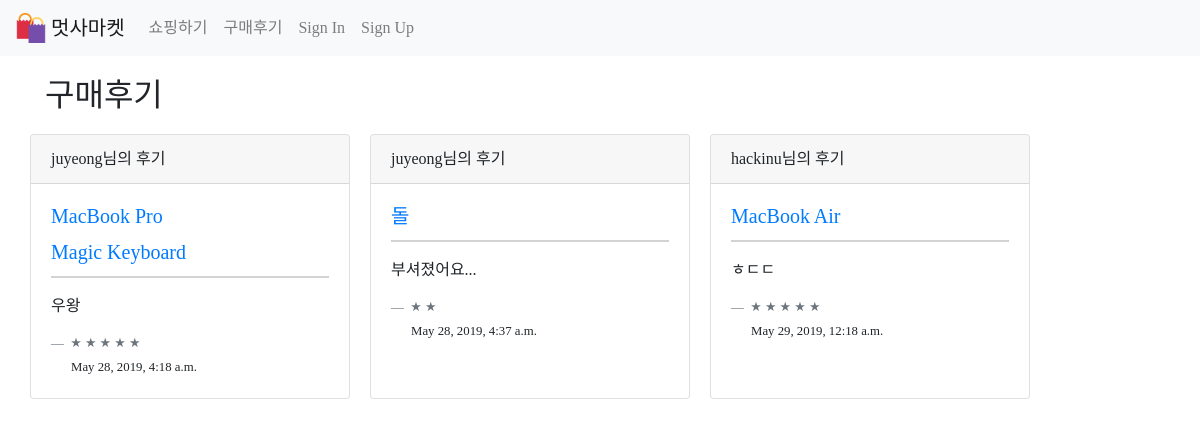
Screenshot of /items/review/ with the database file from the repository.
### items/models.py (models this page shows, shortened)
class Review(models.Model):
    objects = models.Manager()
    content = models.TextField()
    star = models.IntegerField()
    user = models.ForeignKey(User, on_delete = models.CASCADE)
    order = models.ForeignKey(Order, on_delete = models.CASCADE)
    created_at = models.DateTimeField(auto_now_add=True)

class Item(models.Model):
    objects = models.Manager()
    name = models.CharField(max_length=200)
    price = models.IntegerField()
    description = models.TextField(null=True)
    image = models.ImageField(upload_to="images/", null=True)
    bought = models.IntegerField(default=0)
    favourites = models.ManyToManyField(User, related_name='favourites')
    cart = models.ManyToManyField(User, related_name='cart')
    created_at = models.DateTimeField(auto_now_add=True)
    updated_at = models.DateTimeField(auto_now=True)

### items/views.py (the view)
# urls.py: path('review/', views.review, name="review"),
def review(request):
    reviews = Review.objects.all()
    return render(request, 'items/review.html', {'reviews': reviews})

### items/templates/items/review.html
{% extends 'base.html' %}
{% load staticfiles %}
{% block content %}
    <h2 class="h-text top-margin-20 bottom-margin-20">구매후기</h2>
    <div class="row">
    {% for review in reviews %}
    <div class="card list-margin" style="width: 20rem;">
        <div class="card-header">
            {{ review.user }}님의 후기
        </div>
        <div class="card-body">
            {% for item in review.order.items.all %}
            <a href="{% url 'items:show' item.pk %}"><h5 class="card-title">{{ item.name }}</h5></a>
            {% endfor %}
            <hr class="hr-style">
            <p class="card-text">{{ review.content|linebreaks }}</p>
            <footer class="blockquote-footer">
                {% with ''|center:review.star as range %}
                    {% for star in range %} ★ {% endfor %}
                {% endwith %}
            </footer>
            <span class="card-body"><small>{{ review.created_at }}</small></span>
        </div>
    </div>
    {% endfor %}
    </div><br><br>
    <button type="button" onclick="topFunction()" class="scrollBtn" id="myBtn">Top</button><br><br>
{% endblock %}

### project/static/css/project.css (style rules this page uses)
.h-text { font-family: "GyeonggiTitleM"; }
.top-margin-20 { margin-top: 20px; }
.bottom-margin-20 { margin-bottom: 20px; }
.list-margin { margin-right: 20px; margin-bottom: 20px; }
.hr-style { border: 0.5px solid lightgray; margin-top: 0px; margin-bottom: 0px; }
.card-body, .card-footer { font-family: "Handon3gyeopsal300g"; }
.card-title, .card-header { font-family: "Handon3gyeopsal600g"; }

### rows the page displays
Review: user "juyeong", content "우왕", star 5 (drawn), created_at "May 28, 2019, 4:18 a.m."
Item: name "MacBook Pro"
Item: name "Magic Keyboard"
Review: user "juyeong", content "부셔졌어요...", star 2 (drawn), created_at "May 28, 2019, 4:37 a.m."
Item: name "돌"
Review: user "hackinu", content "ㅎㄷㄷ", star 5 (drawn), created_at "May 29, 2019, 12:18 a.m."
Item: name "MacBook Air"
